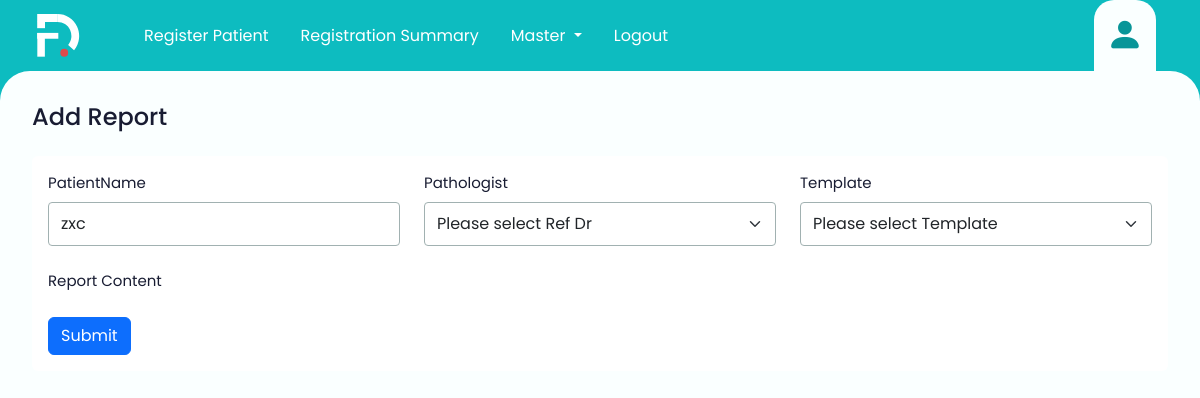
Page /generatereport/1 on the earlier database version.
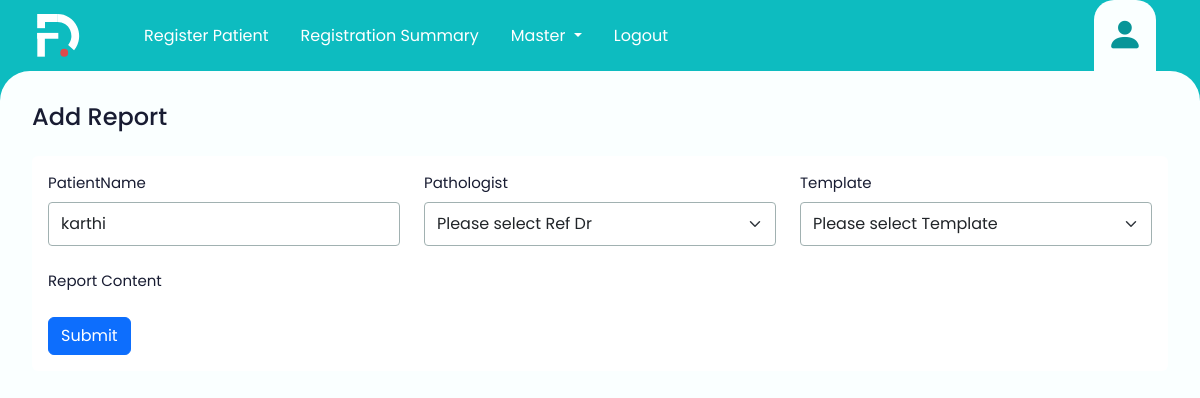
Same page on the later database version.
### registrationsummary.py (models this page shows)
class Visit(db.Model):
    id = db.Column(db.Integer, primary_key=True)
    uhid = db.Column(db.String(50))
    title = db.Column(db.String(10))
    gender = db.Column(db.String(10))
    patient_name = db.Column(db.String(100))
    dob = db.Column(db.String(100))
    age = db.Column(db.Integer)
    email_id = db.Column(db.String(100))
    contact_number = db.Column(db.String(15))
    Address = db.Column(db.String(10))
    current_date = datetime.now().date()
    ref_dr =  db.Column(db.String(10))
    select_test = db.Column(db.String(10))
    visitid = db.Column(db.String(10))

### registrationsummary.py (the view, shortened to what this page needs)
@app.route('/generatereport/<int:visit_id>', methods=['GET', 'POST'])
def generatereports(visit_id):
    visit = Visit.query.get_or_404(visit_id)
    pathologists = pathologist.query.all()
    patients = Patient.query.all()  # Change the variable name to 'patients'
    templates = reportformat.query.all()  # Change the variable name to 'templates'
    return render_template('generatereport.html',
                           pathologists=pathologists,
                           visit=visit,  # Change the variable name to 'visit'
                           patients=patients,  # Change the variable name to 'patients'
                           templates=templates,  # Change the variable name to 'templates'
                           temp=None
                           )

### templates/generatereport.html (shortened to what this page needs)
<!DOCTYPE html>
<html lang="en">
<head>
    <link  rel="stylesheet" href="{{url_for('static', filename='css/bootstrap.css') }}">
    <link  rel="stylesheet" href="{{url_for('static', filename='css/custom.css') }}">
    <link  rel="stylesheet" href="{{url_for('static', filename='css/web-icons.css') }}">
</head>
<body>
    <header>
        <div class="container-fluid px-lg-4">
            <div class="">
                <nav class="navbar navbar-expand-lg bg-body-tertiary py-0 main-menu-nav">
                    <div class="container-fluid">
                        <div class="pe-lg-5">
                            <img src="static/images/app-logo.svg" class="app-logo">
                        </div>
                      <div class="collapse navbar-collapse" id="navbarSupportedContent">
                        <ul class="navbar-nav me-auto mb-2 mb-lg-0">
                          <li class="nav-item">
                            <a class="nav-link" href="/register">Register Patient</a>
                          </li>
                          <li class="nav-item">
                            <a class="nav-link" href="/">Registration Summary</a>
                          </li>
                          <li class="nav-item dropdown">
                            <a class="nav-link dropdown-toggle" href="#" role="button" data-bs-toggle="dropdown" aria-expanded="false">
                            Master
                            </a>
                          </li>
                          <li class="nav-item">
                            <a class="nav-link" href="#">Logout</a>
                          </li>
                        </ul>
                      </div>
                      <div >
                        <ul class="nav menu-nav">
                            <li class="nav-item">
                                <a class="nav-link active" href="#">
                                    <i class="bi bi-person-fill"></i>
                                </a>
                            </li>
                        </ul>
                    </div>
                    </div>
                  </nav>
            </div>
        </div>
    </header>
<main>
    <form method="POST" id="reportForm">
        <div class="mb-4">
            <h5 class="page-heading">Add Report</h5>
        </div>
        <div class="auto-scroll">
            <div class="bg-white rounded-2 p-3 mb-4">
                <div class="row">
                    <div class="col-md-4">
                        <div class="form-group">
                            <label class="form-label">PatientName</label>
                            <input type="text" name="patientname" value= "{{visit.patient_name}}" class="form-control" readonly>
                        </div>
                    </div>
                    <div class="col-md-4">
                        <label class="form-label">Pathologist</label>
                        <select class="form-select" name="pathologistid">
                         <option value="example">Please select Ref Dr</option>
                         </select>
                         </div>
                         <div class="col-md-4">
                            <label class="form-label">Template</label>
                            <select class="form-select" name="templateid" onchange="submitForm()">
                                <option value="">Please select Template</option>
                            </select>
                        </div>
                        <div class="col-md-12">
                            <label class="form-label">Report Content</label>
                        </div>
                    <div class="col-md-12 mt-3">
                        <button type="button" class="btn btn-primary" onclick="submitform2()">Submit</button>
                    </div>
                </div>
                </div>
            </div>
    </form>

Differences in the rows shown:
changed Visit: patientname "zxc" → "karthi"
